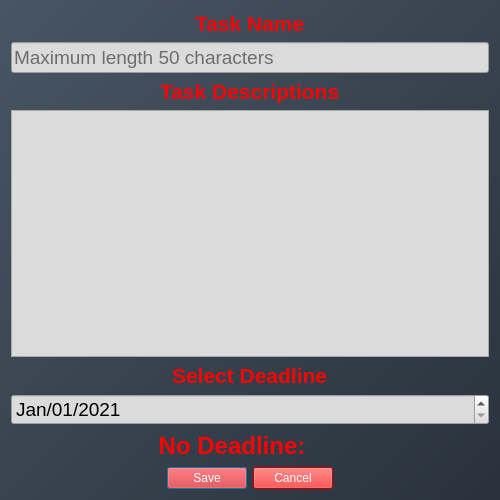
<?xml version="1.0" encoding="UTF-8"?>
<ui version="4.0">
 <class>Dialog</class>
 <widget class="QDialog" name="Dialog">
  <property name="geometry">
   <rect>
    <x>0</x>
    <y>0</y>
    <width>500</width>
    <height>500</height>
   </rect>
  </property>
  <property name="sizePolicy">
   <sizepolicy hsizetype="Preferred" vsizetype="Preferred">
    <horstretch>0</horstretch>
    <verstretch>0</verstretch>
   </sizepolicy>
  </property>
  <property name="minimumSize">
   <size>
    <width>500</width>
    <height>500</height>
   </size>
  </property>
  <property name="windowTitle">
   <string>Add Task</string>
  </property>
  <property name="windowOpacity">
   <double>0.958000000000000</double>
  </property>
  <property name="styleSheet">
   <string notr="true">background-color: qlineargradient(x1: 0, y1: 0, x2: 1, y2: 1,stop: 0 rgb(72, 85, 99), stop: 1 rgb(41, 50, 60));
color:white;</string>
  </property>
  <layout class="QVBoxLayout" name="verticalLayout_2">
   <item>
    <layout class="QVBoxLayout" name="verticalLayout">
     <item alignment="Qt::AlignHCenter">
      <widget class="QLabel" name="label">
       <property name="font">
        <font>
         <pointsize>16</pointsize>
         <weight>75</weight>
         <bold>true</bold>
         <underline>false</underline>
        </font>
       </property>
       <property name="styleSheet">
        <string notr="true">background-color:rgba(0,0,0,0%);
color:red;</string>
       </property>
       <property name="text">
        <string>Task Name</string>
       </property>
      </widget>
     </item>
     <item>
      <widget class="QLineEdit" name="NameField">
       <property name="font">
        <font>
         <pointsize>14</pointsize>
        </font>
       </property>
       <property name="styleSheet">
        <string notr="true">background-color:rgb(219, 219, 219);
color:black;</string>
       </property>
       <property name="maxLength">
        <number>50</number>
       </property>
       <property name="placeholderText">
        <string>Maximum length 50 characters</string>
       </property>
      </widget>
     </item>
     <item alignment="Qt::AlignHCenter">
      <widget class="QLabel" name="label_2">
       <property name="font">
        <font>
         <pointsize>16</pointsize>
         <weight>75</weight>
         <bold>true</bold>
        </font>
       </property>
       <property name="styleSheet">
        <string notr="true">background-color:rgba(0,0,0,0%);
color:red;</string>
       </property>
       <property name="text">
        <string>Task Descriptions</string>
       </property>
      </widget>
     </item>
     <item>
      <widget class="QTextEdit" name="DescriptionField">
       <property name="font">
        <font>
         <pointsize>16</pointsize>
        </font>
       </property>
       <property name="styleSheet">
        <string notr="true">background-color:rgb(219, 219, 219);
color:black;</string>
       </property>
      </widget>
     </item>
     <item alignment="Qt::AlignHCenter">
      <widget class="QLabel" name="label_3">
       <property name="font">
        <font>
         <pointsize>16</pointsize>
         <weight>75</weight>
         <bold>true</bold>
        </font>
       </property>
       <property name="styleSheet">
        <string notr="true">background-color:rgba(0,0,0,0%);
color:red;</string>
       </property>
       <property name="text">
        <string>Select Deadline</string>
       </property>
      </widget>
     </item>
     <item>
      <widget class="QDateEdit" name="deadline">
       <property name="font">
        <font>
         <pointsize>14</pointsize>
        </font>
       </property>
       <property name="styleSheet">
        <string notr="true">background-color:rgb(219, 219, 219);
color:black;</string>
       </property>
       <property name="displayFormat">
        <string>MMM/dd/yyyy</string>
       </property>
       <property name="date">
        <date>
         <year>2021</year>
         <month>1</month>
         <day>1</day>
        </date>
       </property>
      </widget>
     </item>
     <item alignment="Qt::AlignHCenter">
      <widget class="QCheckBox" name="noDeadline">
       <property name="font">
        <font>
         <pointsize>18</pointsize>
         <weight>75</weight>
         <bold>true</bold>
        </font>
       </property>
       <property name="layoutDirection">
        <enum>Qt::RightToLeft</enum>
       </property>
       <property name="styleSheet">
        <string notr="true">QCheckBox {
    spacing: 1px;
	background-color:rgba(0,0,0,0%);
    color:red;
}

QCheckBox::indicator {
    width: 30px;
    height: 30px;
}

QCheckBox::indicator:unchecked {
    image: url(:/Resources/unchecked.png);
}

QCheckBox::indicator:unchecked:hover {
    image: url(:/Resources/unchecked_hover.png);
}

QCheckBox::indicator:unchecked:pressed {
    image: url(:/Resources/unchecked_pressed.png);
}

QCheckBox::indicator:checked {
    image: url(:/Resources/checked.png);
}

QCheckBox::indicator:checked:hover {
    image: url(:/Resources/checked_hover.png);
}

QCheckBox::indicator:checked:pressed {
    image: url(:/Resources/checked_pressed.png);
}

</string>
       </property>
       <property name="text">
        <string>No Deadline: </string>
       </property>
       <property name="iconSize">
        <size>
         <width>50</width>
         <height>50</height>
        </size>
       </property>
      </widget>
     </item>
    </layout>
   </item>
   <item>
    <layout class="QGridLayout" name="gridLayout">
     <item row="0" column="0" alignment="Qt::AlignHCenter|Qt::AlignBottom">
      <widget class="QDialogButtonBox" name="buttonBox">
       <property name="styleSheet">
        <string notr="true">background-color:red;</string>
       </property>
       <property name="orientation">
        <enum>Qt::Horizontal</enum>
       </property>
       <property name="standardButtons">
        <set>QDialogButtonBox::Cancel|QDialogButtonBox::Save</set>
       </property>
       <property name="centerButtons">
        <bool>true</bool>
       </property>
      </widget>
     </item>
    </layout>
   </item>
  </layout>
 </widget>
 <resources>
  <include location="../../../../../../Bangla-Voice-Calculator/appResource.qrc"/>
 </resources>
 <connections>
  <connection>
   <sender>buttonBox</sender>
   <signal>accepted()</signal>
   <receiver>Dialog</receiver>
   <slot>accept()</slot>
   <hints>
    <hint type="sourcelabel">
     <x>248</x>
     <y>254</y>
    </hint>
    <hint type="destinationlabel">
     <x>157</x>
     <y>274</y>
    </hint>
   </hints>
  </connection>
  <connection>
   <sender>buttonBox</sender>
   <signal>rejected()</signal>
   <receiver>Dialog</receiver>
   <slot>reject()</slot>
   <hints>
    <hint type="sourcelabel">
     <x>316</x>
     <y>260</y>
    </hint>
    <hint type="destinationlabel">
     <x>286</x>
     <y>274</y>
    </hint>
   </hints>
  </connection>
 </connections>
</ui>
